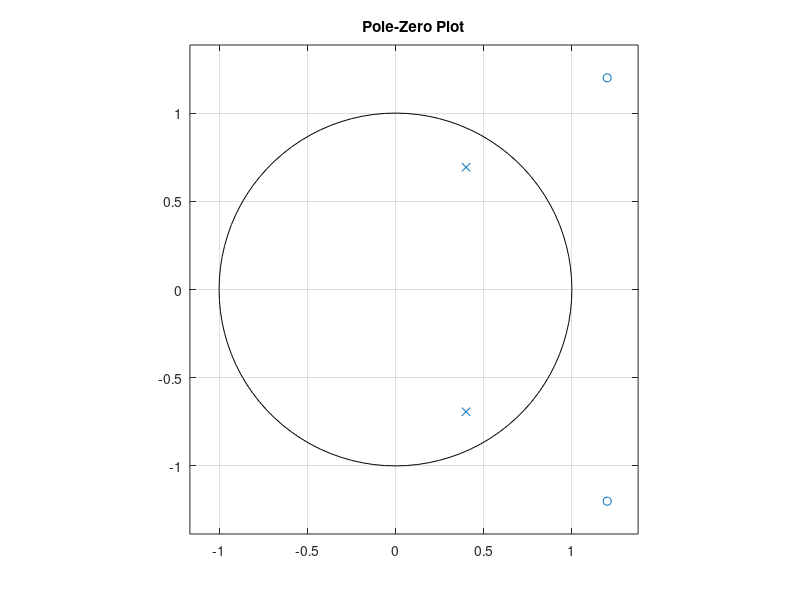
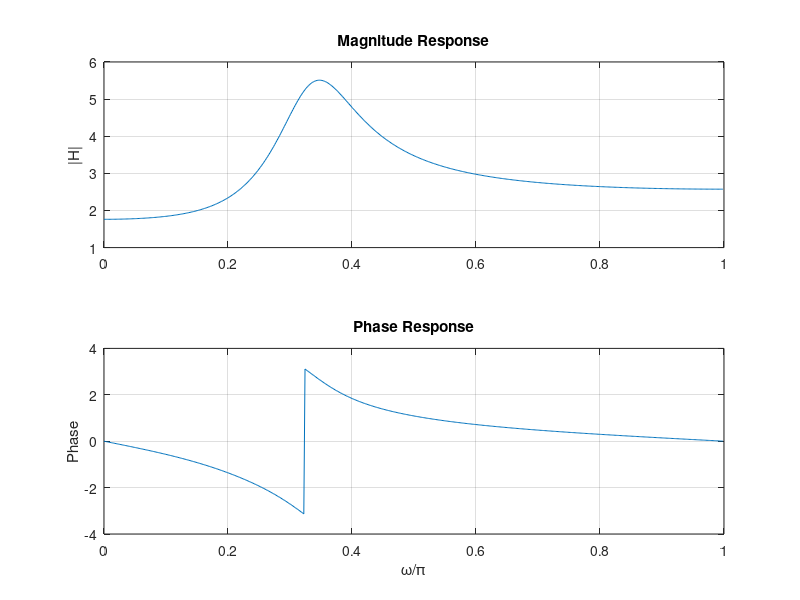

Write MATLAB code to recreate these figures, in order.
b = [1, -2.4, 2.88];
a = [1, -0.8, 0.64];

figure; zplane(b,a); grid on; title('Pole-Zero Plot');

[H,w] = freqz(b,a,512);
figure; 
subplot(2,1,1); plot(w/pi, abs(H)); grid on; 
ylabel('|H|'); title('Magnitude Response');
subplot(2,1,2); plot(w/pi, angle(H)); grid on; 
xlabel('\omega/\pi'); ylabel('Phase'); title('Phase Response');

n = 0:511;
x = sin(0.2*pi*n) + 0.5*sin(0.8*pi*n);
y = filter(b,a,x);
